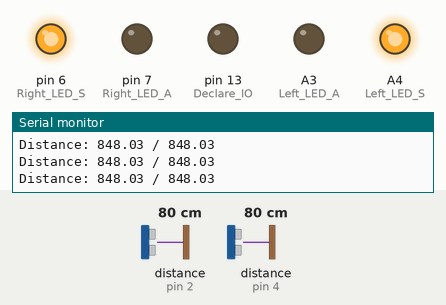
Simulated run of this sketch. Board: Arduino Uno, built with avr-gcc and run on an emulated ATmega328P. Shown: output pins drawn as LEDs (lit = HIGH), the last lines printed to the serial monitor. Wiring (inferred from the names in the program): 2 × ultrasonic range finder: trigger pin 3, echo pin 2 / trigger pin 5, echo pin 4. Inputs (shaded band) come from the test bench; at power-on: distance to the obstacle (sensors on pin 2, pin 4) 80 cm. The echo pulse lasts 58.3 µs per cm; pins used as bus, display or sensor lines are not drawn.

Above: at 1.2 s.
1.3 s: distance to the obstacle (sensor on pin 2) set to 9 cm
At 2.4 s:
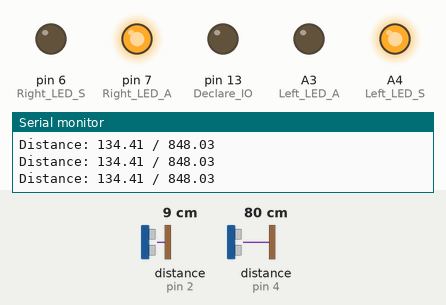
3.0 s: distance to the obstacle (sensor on pin 4) set to 2 cm
At 4.4 s:
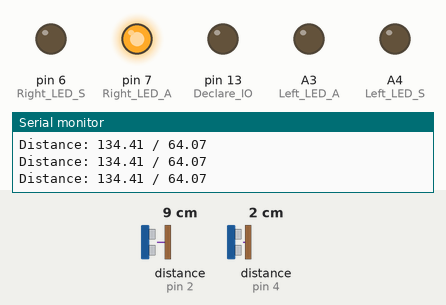
4.7 s: distance to the obstacle (sensor on pin 2) set to 7 cm
6.2 s: distance to the obstacle (sensor on pin 2) set to 4 cm
At 7.4 s:
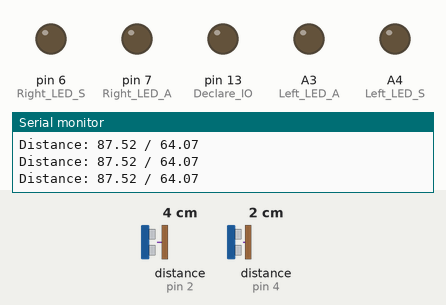
7.9 s: distance to the obstacle (sensor on pin 4) set to 4 cm
9.4 s: distance to the obstacle (sensor on pin 4) set to 7 cm
At 9.9 s:
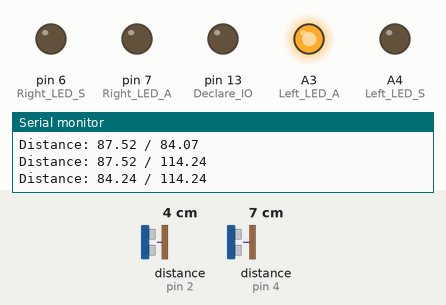
Timing chart, 0 to 12.0 s (numbered marks = the images above; inputs shaded):
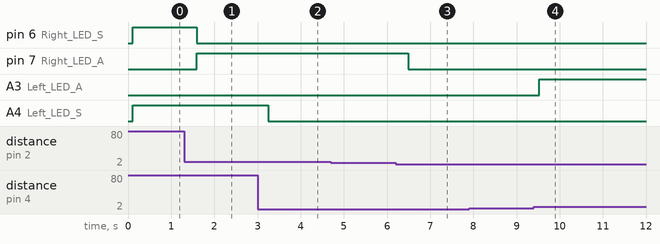

The sketch:

Main.ino
```cpp
// (licence header left out)
// /////////////////////////////////////////////////////////////////////// USER DEFINABLE VARIABLES

float Allowable_Target_Margin = 10;                                               // ...
float Direction_Zone = 100;                                                       // ...
float Set_Distance_Depth_1 = 200;                                                 // ...
float Set_Distance_Depth_2 = 800;                                                 // ...
float Set_Distance_Depth_3 = 1800;                                                // ...
float Sensor_Offset_1 = -23;                                                      // Controller Side
float Sensor_Offset_2 = -23;
int const Scan_Accuracy = 10;                                                       // Total samples taken for each measurement.


// /////////////////////////////////////////////////////////////////////// SYSTEM VARIABLES
int Sensor_Trigger_1 = 3;                                                         // Ultra sonic sensor trigger pin.
int Sensor_Echo_1 = 2;                                                            // Unltra sonic sensor echo pin.
int Sensor_Trigger_2 = 5;                                                         // Ultra sonic sensor trigger pin.
int Sensor_Echo_2 = 4;                                                            // Unltra sonic sensor echo pin.
int Right_LED_A = 7;                                                              // Controller Side
int Right_LED_S = 6;                                                              // Controller Side
int Left_LED_A = A3;                                                              // ...
int Left_LED_S = A4;                                                              // ...

float Sensor_Distance_1 = 0;                                                      // ...
float Sensor_Distance_2 = 0;                                                      // ...

float Zone_1_Distance = Set_Distance_Depth_1 - Direction_Zone;                    // ...
float Zone_2_Distance = Set_Distance_Depth_1 - (Allowable_Target_Margin/2);       // ...
float Zone_3_Distance = Set_Distance_Depth_1 + (Allowable_Target_Margin/2);       // ...
float Zone_4_Distance = Set_Distance_Depth_1 + Direction_Zone;                    // ...

float Zone_5_Distance = Set_Distance_Depth_2 - Direction_Zone;                    // ...
float Zone_6_Distance = Set_Distance_Depth_2 - (Allowable_Target_Margin/2);       // ...
float Zone_7_Distance = Set_Distance_Depth_2 + (Allowable_Target_Margin/2);       // ...
float Zone_8_Distance = Set_Distance_Depth_2 + Direction_Zone;                    // ...

float Zone_9_Distance = Set_Distance_Depth_3 - Direction_Zone;                    // ...
float Zone_10_Distance = Set_Distance_Depth_3 - ((Allowable_Target_Margin/2)*1.2);      // ...
float Zone_11_Distance = Set_Distance_Depth_3 + ((Allowable_Target_Margin/2)*1.2);      // ...
float Zone_12_Distance = Set_Distance_Depth_3 + Direction_Zone;                   // ...

bool Out_Side_Zones_Left = false;                                                 // ...
bool Out_Side_Zones_Right = false;                                                // ...
String Indicator_Output_Left = "";                                                // ...
String Indicator_Output_Right = "";                                               // ...


void setup() {                                                                    // ...
Serial.begin (9600);                                                              // Start serial @ BAUD.
pinMode(LED_BUILTIN, OUTPUT);                                                     // Declare IO's.
pinMode(Sensor_Trigger_1, OUTPUT);                                                // Initiate US trigger pin.
pinMode(Sensor_Echo_1, INPUT);                                                    // Initiate US echo pin.
pinMode(Sensor_Trigger_2, OUTPUT);                                                // Initiate US trigger pin.
pinMode(Sensor_Echo_2, INPUT);                                                    // Initiate US echo pin.
pinMode(Right_LED_A, OUTPUT);                                                     // ...
pinMode(Right_LED_S, OUTPUT);                                                     // ...
pinMode(Left_LED_A, OUTPUT);                                                      // ...
pinMode(Left_LED_S, OUTPUT);                                                      // ...
}


void loop() {                                                                     // ...
//Override_Flag = digitalRead(Override_Switch);                                   // Removed for this application.

Out_Side_Zones_Right = false;                                                     // ...
Out_Side_Zones_Left = false;                                                      // ...

Sensor_Distance_1 = Scan_Sensor(Sensor_Trigger_1, Sensor_Echo_1) + Sensor_Offset_1;                 // ...
delay(50);                                                                        // ...
Sensor_Distance_2 = Scan_Sensor(Sensor_Trigger_2, Sensor_Echo_2) + Sensor_Offset_2;                 // ...
delay(50);                                                                        // ...

if(Sensor_Distance_1 > Zone_1_Distance && Sensor_Distance_1 < Zone_2_Distance){   // ...
Indicator_Output_Right = "RIGHT (+)";                                             // ...
Out_Side_Zones_Right = true;                                                      // ...
}                                                                                 // ...

if(Sensor_Distance_1 > Zone_2_Distance && Sensor_Distance_1 < Zone_3_Distance){   // ...
Indicator_Output_Right = "RIGHT (ALIGNED)";                                       // ...
Out_Side_Zones_Right = true;                                                      // ...
}                                                                                 // ...

if(Sensor_Distance_1 > Zone_3_Distance && Sensor_Distance_1 < Zone_4_Distance){   // ...
Indicator_Output_Right = "RIGHT (-)";                                             // ...
Out_Side_Zones_Right = true;                                                      // ...
}                                                                                 // ...

if(Sensor_Distance_1 > Zone_5_Distance && Sensor_Distance_1 < Zone_6_Distance){   // ...
Indicator_Output_Right = "RIGHT (+)";                                             // ...
Out_Side_Zones_Right = true;                                                      // ...
}                                                                                 // ...

if(Sensor_Distance_1 > Zone_6_Distance && Sensor_Distance_1 < Zone_7_Distance){   // ...
Indicator_Output_Right = "RIGHT (ALIGNED)";                                       // ...
Out_Side_Zones_Right = true;                                                      // ...
}                                                                                 // ...

if(Sensor_Distance_1 > Zone_7_Distance && Sensor_Distance_1 < Zone_8_Distance){   // ...
Indicator_Output_Right = "RIGHT (-)";                                             // ...
Out_Side_Zones_Right = true;                                                      // ...
}                                                                                 // ...

if(Sensor_Distance_1 > Zone_9_Distance && Sensor_Distance_1 < Zone_10_Distance){  // ...
Indicator_Output_Right = "RIGHT (+)";                                             // ...
Out_Side_Zones_Right = true;                                                      // ...
}                                                                                 // ...

if(Sensor_Distance_1 > Zone_10_Distance && Sensor_Distance_1 < Zone_11_Distance){ // ...
Indicator_Output_Right = "RIGHT (ALIGNED)";                                       // ...
Out_Side_Zones_Right = true;                                                      // ...
}                                                                                 // ...

if(Sensor_Distance_1 > Zone_11_Distance && Sensor_Distance_1 < Zone_12_Distance){ // ...
Indicator_Output_Right = "RIGHT (-)";                                             // ...
Out_Side_Zones_Right = true;                                                      // ...
}                                                                                 // ...


if(!Out_Side_Zones_Right){                                                        // ...
Indicator_Output_Right = "RIGHT (OUT)";                                           // ...
}                                                                                 // ...


if(Sensor_Distance_2 > Zone_1_Distance && Sensor_Distance_2 < Zone_2_Distance){   // ...
Indicator_Output_Left = "LEFT (+)";                                               // ...
Out_Side_Zones_Left = true;                                                       // ...
}                                                                                 // ...

if(Sensor_Distance_2 > Zone_2_Distance && Sensor_Distance_2 < Zone_3_Distance){   // ...
Indicator_Output_Left = "LEFT (ALIGNED)";                                         // ...
Out_Side_Zones_Left = true;                                                       // ...
}                                                                                 // ...

if(Sensor_Distance_2 > Zone_3_Distance && Sensor_Distance_2 < Zone_4_Distance){   // ...
Indicator_Output_Left = "LEFT (-)";                                               // ...
Out_Side_Zones_Left = true;                                                       // ...
}                                                                                 // ...

if(Sensor_Distance_2 > Zone_5_Distance && Sensor_Distance_2 < Zone_6_Distance){   // ...
Indicator_Output_Left = "LEFT (+)";                                               // ...
Out_Side_Zones_Left = true;                                                       // ...
}                                                                                 // ...

if(Sensor_Distance_2 > Zone_6_Distance && Sensor_Distance_2 < Zone_7_Distance){   // ...
Indicator_Output_Left = "LEFT (ALIGNED)";                                         // ...
Out_Side_Zones_Left = true;                                                       // ...
}                                                                                 // ...

if(Sensor_Distance_2 > Zone_7_Distance && Sensor_Distance_2 < Zone_8_Distance){   // ...
Indicator_Output_Left = "LEFT (-)";                                               // ...
Out_Side_Zones_Left = true;                                                       // ...
}                                                                                 // ...

if(Sensor_Distance_2 > Zone_9_Distance && Sensor_Distance_2 < Zone_10_Distance){   // ...
Indicator_Output_Left = "LEFT (+)";                                               // ...
Out_Side_Zones_Left = true;                                                       // ...
}                                                                                 // ...

if(Sensor_Distance_2 > Zone_10_Distance && Sensor_Distance_2 < Zone_11_Distance){   // ...
Indicator_Output_Left = "LEFT (ALIGNED)";                                         // ...
Out_Side_Zones_Left = true;                                                       // ...
}                                                                                 // ...

if(Sensor_Distance_2 > Zone_11_Distance && Sensor_Distance_2 < Zone_12_Distance){   // ...
Indicator_Output_Left = "LEFT (-)";                                               // ...
Out_Side_Zones_Left = true;                                                       // ...
}                                                                                 // ...

if(!Out_Side_Zones_Left){                                                         // ...
Indicator_Output_Left = "LEFT (OUT)";                                             // ...
}                                                                                 // ...

Serial.print("Distance: ");                                                       // ...
Serial.print(Sensor_Distance_1);                                                  // ...
Serial.print(" / ");                                                              // ...
Serial.println(Sensor_Distance_2);                                                // ...

if(Indicator_Output_Right == "RIGHT (OUT)"){                                      // ...
digitalWrite(Right_LED_A, LOW);                                                   // ...
digitalWrite(Right_LED_S, LOW);                                                   // ...
}                                                                                 // ...

if(Indicator_Output_Right == "RIGHT (+)"){                                        // ...
digitalWrite(Right_LED_A, HIGH);                                                  // ...
digitalWrite(Right_LED_S, LOW);                                                   // ...
}                                                                                 // ...

if(Indicator_Output_Right == "RIGHT (ALIGNED)"){                                  // ...
digitalWrite(Right_LED_A, HIGH);                                                  // ...
digitalWrite(Right_LED_S, HIGH);                                                  // ...
}                                                                                 // ...

if(Indicator_Output_Right == "RIGHT (-)"){                                        // ...
digitalWrite(Right_LED_A, LOW);                                                   // ...
digitalWrite(Right_LED_S, HIGH);                                                  // ...
}                                                                                 // ...

if(Indicator_Output_Left == "LEFT (OUT)"){                                        // ...
digitalWrite(Left_LED_A, LOW);                                                   // ...
digitalWrite(Left_LED_S, LOW);                                                    // ...
}                                                                                 // ...

if(Indicator_Output_Left == "LEFT (+)"){                                          // ...
digitalWrite(Left_LED_A, HIGH);                                                   // ...
digitalWrite(Left_LED_S, LOW);                                                    // ...
}                                                                                 // ...

if(Indicator_Output_Left == "LEFT (ALIGNED)"){                                    // ...
digitalWrite(Left_LED_A, HIGH);                                                   // ...
digitalWrite(Left_LED_S, HIGH);                                                   // ...
}                                                                                 // ...

if(Indicator_Output_Left == "LEFT (-)"){                                          // ...
digitalWrite(Left_LED_A, LOW);                                                    // ...
digitalWrite(Left_LED_S, HIGH);                                                   // ...
}                                                                                 // ...

delay(100);                                                                        // Base cycle throttle. [Do not remove!]
}                                                                                 // ...


// ///////////////////////////////////////////////////////////////// FUNCTION(S)

// [FUNCTION] => OBTAING DISTANCE FROM ULTRASONIC SENSORS (RAW PULSES)
float Scan_Sensor(int Sensor_Trigger, int Sensor_Echo){                           // ...
float Sensor_Duration = 0;                                                        // Value retrieved from sensor.
float Sensor_mm = 0;                                                              // Converted measurement.
digitalWrite(Sensor_Trigger, LOW);                                                // Set output LOW.
delayMicroseconds(5);                                                             // Wait clearance time.
digitalWrite(Sensor_Trigger, HIGH);                                               // Set output HIGH.
delayMicroseconds(10);                                                            // Sending input trigger.
digitalWrite(Sensor_Trigger, LOW);                                                // Set output LOW.
pinMode(Sensor_Echo, INPUT);                                                      // Sending input trigger.
Sensor_Duration =  pulseIn(Sensor_Echo, HIGH);                                    // Retrieve HCSR04 feedback.
Sensor_mm = (Sensor_Duration/2.9)/2;                                              // Convert to cm.
delayMicroseconds(10);                                                            // Apply reading buffer.
Sensor_mm = Sensor_mm + 70;                                                       // Apply sensor offeset to rail.
return Sensor_mm;                                                                 // Return value.
}
```

Measured:
- the behaviour switches between 6 and 5 cm on distance to the obstacle (sensor on pin 2) (found by bisection; images 2 and 3)
- the behaviour switches between 5 and 6 cm on distance to the obstacle (sensor on pin 4) (found by bisection; images 3 and 4)
- after the input at 1.3 s, pin 6 (Right_LED_S): HIGH → LOW after 0.29 s; pin 7 (Right_LED_A): LOW → HIGH after 0.29 s
- after the input at 3.0 s, A4 (Left_LED_S): HIGH → LOW after 0.25 s
- after the input at 6.2 s, pin 7 (Right_LED_A): HIGH → LOW after 0.29 s
- after the input at 9.4 s, A3 (Left_LED_A): LOW → HIGH after 0.13 s
